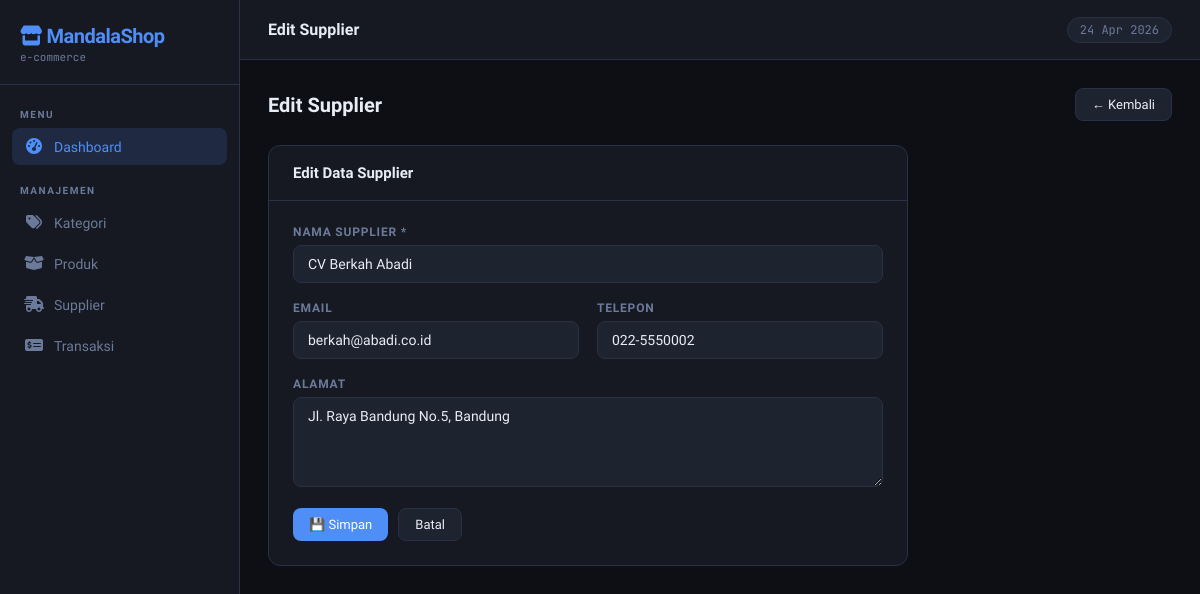
Screenshot of /?page=supplier&action=edit&id=2 with the database file from the repository.
### tables this page shows
CREATE TABLE IF NOT EXISTS supplier (
    id INT AUTO_INCREMENT PRIMARY KEY,
    nama VARCHAR(150) NOT NULL,
    email VARCHAR(100),
    telepon VARCHAR(20),
    alamat TEXT,
    created_at TIMESTAMP DEFAULT CURRENT_TIMESTAMP
);

### app/controllers/SupplierController.php (called while the page is built, shortened)
<?php
class SupplierController extends Controller {
    private $model;
    public function __construct() {
        $this->model = new SupplierModel();
    }
    public function edit($id) {
        $this->view('supplier/form', [
            'title'    => 'Edit Supplier',
            'action'   => "?page=supplier&action=update&id={$id}",
            'supplier' => $this->model->getById($id),
        ]);
    }
}

### app/models/Model.php (called while the page is built, shortened)
<?php
class Model {
    protected $db;
    protected $table;
    public function __construct() {
        $this->db = new mysqli(DB_HOST, DB_USER, DB_PASS, DB_NAME);
        $this->db->set_charset("utf8");
    }
    public function getById($id) {
        $stmt = $this->db->prepare("SELECT * FROM {$this->table} WHERE id = ?");
        $stmt->bind_param('i', $id);
        $stmt->execute();
        return $stmt->get_result()->fetch_assoc();
    }
}

### app/views/supplier/form.php (the view)
<div class="page-header">
    <h2><?= htmlspecialchars($title) ?></h2>
    <a href="?page=supplier" class="btn btn-ghost">← Kembali</a>
</div>
<div class="card" style="max-width:640px">
    <div class="card-header">
        <span class="card-title"><?= $supplier ? 'Edit Data Supplier' : 'Form Supplier Baru' ?></span>
    </div>
    <div class="card-body">
        <form method="POST" action="<?= $action ?>">
            <div class="form-grid">
                <div class="form-group">
                    <label>Nama Supplier *</label>
                    <input type="text" name="nama" class="form-control"
                           value="<?= htmlspecialchars($supplier['nama'] ?? '') ?>"
                           placeholder="cth: PT Maju Jaya" required>
                </div>
                <div class="form-row">
                    <div class="form-group">
                        <label>Email</label>
                        <input type="email" name="email" class="form-control"
                               value="<?= htmlspecialchars($supplier['email'] ?? '') ?>"
                               placeholder="info@supplier.com">
                    </div>
                    <div class="form-group">
                        <label>Telepon</label>
                        <input type="text" name="telepon" class="form-control"
                               value="<?= htmlspecialchars($supplier['telepon'] ?? '') ?>"
                               placeholder="021-0000000">
                    </div>
                </div>
                <div class="form-group">
                    <label>Alamat</label>
                    <textarea name="alamat" class="form-control"
                              placeholder="Alamat lengkap supplier..."><?= htmlspecialchars($supplier['alamat'] ?? '') ?></textarea>
                </div>
                <div style="display:flex;gap:10px">
                    <button type="submit" class="btn btn-primary">💾 Simpan</button>
                    <a href="?page=supplier" class="btn btn-ghost">Batal</a>
                </div>
            </div>
        </form>
    </div>
</div>

### app/views/layouts/main.php (style rules this page uses)
*, *::before, *::after { box-sizing: border-box; margin: 0; padding: 0; }
:root { --bg: #0d0f14; --surface: #161922; --surface2: #1e2330; --border: #2a3045; --accent: #4f8ef7; --accent2: #34d399; --warn: #f59e0b; --danger: #ef4444; --text: #e8ecf4; --muted: #6b7a99; --sidebar-w: 240px; }
body { font-family: 'Sora', sans-serif; background: var(--bg); color: var(--text); display: flex; min-height: 100vh; font-size: 14px; }
.card { background: var(--surface); border: 1px solid var(--border); border-radius: 12px; overflow: hidden; }
.card-header { padding: 18px 24px; border-bottom: 1px solid var(--border); display: flex; align-items: center; justify-content: space-between; }
.card-title { font-size: 15px; font-weight: 600; }
.card-body { padding: 24px; }
.btn { display: inline-flex; align-items: center; gap: 6px; padding: 8px 16px; border-radius: 8px; border: none; cursor: pointer; font-family: 'Sora', sans-serif; font-size: 13px; font-weight: 500; text-decoration: none; transition: all .15s; }
.btn-primary { background: var(--accent); color: #fff; }
.btn-ghost { background: var(--surface2); color: var(--text); border: 1px solid var(--border); }
.form-grid { display: grid; gap: 18px; }
.form-row { display: grid; grid-template-columns: 1fr 1fr; gap: 18px; }
.form-group label { display: block; font-size: 12px; font-weight: 600; color: var(--muted); text-transform: uppercase; letter-spacing: .8px; margin-bottom: 6px; }
.form-control { width: 100%; padding: 10px 14px; background: var(--surface2); border: 1px solid var(--border); border-radius: 8px; color: var(--text); font-family: 'Sora', sans-serif; font-size: 14px; transition: border-color .15s; }
textarea.form-control { resize: vertical; min-height: 90px; }
.page-header { display: flex; align-items: center; justify-content: space-between; margin-bottom: 24px; }
.page-header h2 { font-size: 20px; font-weight: 700; }

### rows the page displays
supplier: nama "CV Berkah Abadi", email "berkah@abadi.co.id", telepon "022-5550002", alamat "Jl. Raya Bandung No.5, Bandung"

### other values shown
$title "Edit Supplier"
